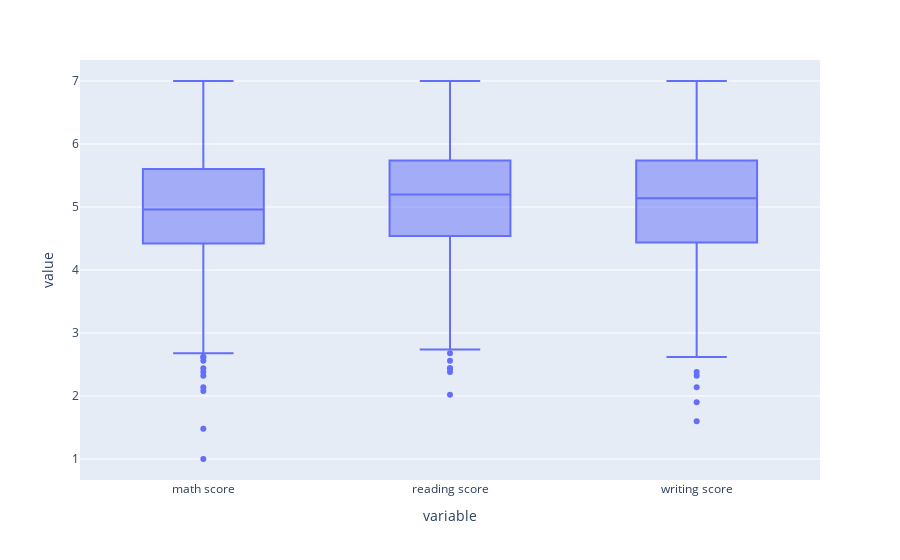

Notebook cell for this chart:
### Code cell
import plotly.express as px

fig = px.box(df_grades, y=['math score', 'reading score', 'writing score'])
fig.show()

### Figure 1 — Plotly figure (JSON) as saved in the notebook; plotly's stock layout.template omitted (floating-point values rounded to 4 significant figures; data arrays with more than 128 entries replaced by an {"elided": "..."} marker saying what was removed)
{"data": [{"alignmentgroup": "True", "hovertemplate": "variable=%{x}<br>value=%{y}<extra></extra>", "legendgroup": "", "marker": {"color": "#636efa"}, "name": "", "notched": false, "offsetgroup": "", "orientation": "v", "showlegend": false, "type": "box", "x": {"elided": "2625 str values"}, "x0": " ", "xaxis": "x", "y": {"elided": "2625 float values"}, "y0": " ", "yaxis": "y"}], "layout": {"boxmode": "group", "legend": {"tracegroupgap": 0}, "margin": {"t": 60}, "xaxis": {"anchor": "y", "domain": [0, 1], "title": {"text": "variable"}}, "yaxis": {"anchor": "x", "domain": [0, 1], "title": {"text": "value"}}}}
